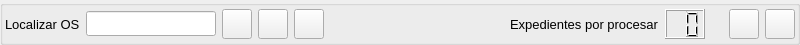
    <widget class="QGroupBox" name="menuGroupBox">
     <property name="minimumSize">
      <size>
       <width>0</width>
       <height>45</height>
      </size>
     </property>
     <property name="maximumSize">
      <size>
       <width>16777215</width>
       <height>40</height>
      </size>
     </property>
     <property name="title">
      <string/>
     </property>
     <property name="alignment">
      <set>Qt::AlignLeading|Qt::AlignLeft|Qt::AlignTop</set>
     </property>
     <property name="flat">
      <bool>false</bool>
     </property>
     <property name="checkable">
      <bool>false</bool>
     </property>
     <layout class="QGridLayout" name="gridLayout_3">
      <property name="leftMargin">
       <number>2</number>
      </property>
      <property name="topMargin">
       <number>2</number>
      </property>
      <property name="rightMargin">
       <number>2</number>
      </property>
      <property name="bottomMargin">
       <number>2</number>
      </property>
      <item row="0" column="0">
       <layout class="QHBoxLayout" name="horizontalLayout">
        <item>
         <widget class="QLabel" name="label_2">
          <property name="font">
           <font>
            <pointsize>10</pointsize>
           </font>
          </property>
          <property name="text">
           <string>Localizar OS</string>
          </property>
         </widget>
        </item>
        <item>
         <widget class="QLineEdit" name="findLineEdit">
          <property name="minimumSize">
           <size>
            <width>130</width>
            <height>25</height>
           </size>
          </property>
          <property name="maximumSize">
           <size>
            <width>100</width>
            <height>16777215</height>
           </size>
          </property>
          <property name="font">
           <font>
            <pointsize>10</pointsize>
           </font>
          </property>
         </widget>
        </item>
        <item>
         <widget class="QPushButton" name="findButton">
          <property name="minimumSize">
           <size>
            <width>30</width>
            <height>30</height>
           </size>
          </property>
          <property name="maximumSize">
           <size>
            <width>30</width>
            <height>30</height>
           </size>
          </property>
          <property name="toolTip">
           <string>Ir</string>
          </property>
          <property name="text">
           <string/>
          </property>
          <property name="icon">
           <iconset resource="../resources/resources.qrc">
            <normaloff>:/icons/icons/go.png</normaloff>:/icons/icons/go.png</iconset>
          </property>
         </widget>
        </item>
        <item>
         <widget class="QPushButton" name="listButton">
          <property name="minimumSize">
           <size>
            <width>30</width>
            <height>30</height>
           </size>
          </property>
          <property name="maximumSize">
           <size>
            <width>30</width>
            <height>30</height>
           </size>
          </property>
          <property name="toolTip">
           <string>Listar todas</string>
          </property>
          <property name="text">
           <string/>
          </property>
          <property name="icon">
           <iconset resource="../resources/resources.qrc">
            <normaloff>:/icons/icons/list.png</normaloff>:/icons/icons/list.png</iconset>
          </property>
         </widget>
        </item>
        <item>
         <widget class="QPushButton" name="checkFolderButton">
          <property name="enabled">
           <bool>true</bool>
          </property>
          <property name="minimumSize">
           <size>
            <width>30</width>
            <height>30</height>
           </size>
          </property>
          <property name="maximumSize">
           <size>
            <width>30</width>
            <height>30</height>
           </size>
          </property>
          <property name="toolTip">
           <string>Documentos</string>
          </property>
          <property name="text">
           <string/>
          </property>
          <property name="icon">
           <iconset resource="../resources/resources.qrc">
            <normaloff>:/icons/icons/store.png</normaloff>:/icons/icons/store.png</iconset>
          </property>
         </widget>
        </item>
        <item>
         <spacer name="horizontalSpacer_10">
          <property name="orientation">
           <enum>Qt::Horizontal</enum>
          </property>
          <property name="sizeHint" stdset="0">
           <size>
            <width>180</width>
            <height>20</height>
           </size>
          </property>
         </spacer>
        </item>
        <item>
         <widget class="QLabel" name="label">
          <property name="font">
           <font>
            <pointsize>10</pointsize>
           </font>
          </property>
          <property name="text">
           <string>Expedientes por procesar</string>
          </property>
         </widget>
        </item>
        <item>
         <widget class="QLCDNumber" name="noProcessedLcdNumber">
          <property name="minimumSize">
           <size>
            <width>40</width>
            <height>0</height>
           </size>
          </property>
          <property name="font">
           <font>
            <pointsize>9</pointsize>
           </font>
          </property>
          <property name="digitCount">
           <number>2</number>
          </property>
         </widget>
        </item>
        <item>
         <spacer name="horizontalSpacer_11">
          <property name="orientation">
           <enum>Qt::Horizontal</enum>
          </property>
          <property name="sizeHint" stdset="0">
           <size>
            <width>18</width>
            <height>20</height>
           </size>
          </property>
         </spacer>
        </item>
        <item>
         <widget class="QPushButton" name="inspectionUpdateButton">
          <property name="enabled">
           <bool>true</bool>
          </property>
          <property name="minimumSize">
           <size>
            <width>30</width>
            <height>30</height>
           </size>
          </property>
          <property name="maximumSize">
           <size>
            <width>30</width>
            <height>30</height>
           </size>
          </property>
          <property name="toolTip">
           <string>Actualizar</string>
          </property>
          <property name="text">
           <string/>
          </property>
          <property name="icon">
           <iconset resource="../resources/resources.qrc">
            <normaloff>:/icons/icons/update.png</normaloff>:/icons/icons/update.png</iconset>
          </property>
         </widget>
        </item>
        <item>
         <widget class="QPushButton" name="inspectionSaveButton">
          <property name="enabled">
           <bool>true</bool>
          </property>
          <property name="minimumSize">
           <size>
            <width>30</width>
            <height>30</height>
           </size>
          </property>
          <property name="maximumSize">
           <size>
            <width>30</width>
            <height>30</height>
           </size>
          </property>
          <property name="toolTip">
           <string>Guardar</string>
          </property>
          <property name="text">
           <string/>
          </property>
          <property name="icon">
           <iconset resource="../resources/resources.qrc">
            <normaloff>:/icons/icons/save.png</normaloff>:/icons/icons/save.png</iconset>
          </property>
         </widget>
        </item>
       </layout>
      </item>
     </layout>
    </widget>
